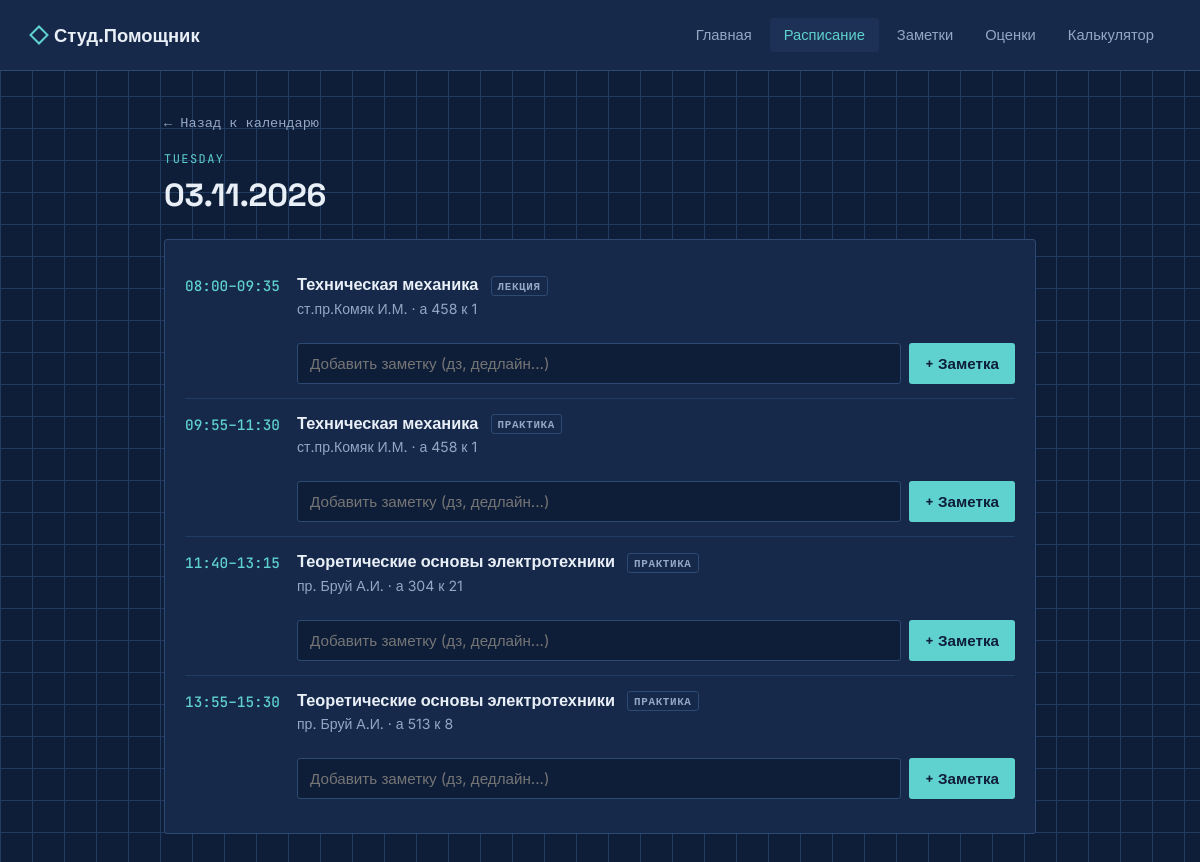
Screenshot of /schedule/2026-11-03 with the database file from the repository.
### models.py (models this page shows, shortened)
class Schedule(db.Model):
    __tablename__ = "schedule"
    id = db.Column(db.Integer, primary_key=True)
    date = db.Column(db.Date, nullable=False)
    day = db.Column(db.String(20), nullable=False)
    time_start = db.Column(db.String(5), nullable=False)
    time_end = db.Column(db.String(5), nullable=False)
    subject = db.Column(db.String(200), nullable=False)
    lesson_type = db.Column(db.String(50), nullable=True)
    teacher = db.Column(db.String(200), nullable=True)
    room = db.Column(db.String(50), nullable=True)
    notes = db.relationship("Note", backref="schedule", lazy=True)

### app.py (the view, shortened to what this page needs)
@app.route('/schedule/<date_str>', methods=['GET', 'POST'])
def schedule_day(date_str):
    try:
        selected_date = datetime.strptime(date_str, '%Y-%m-%d').date()
    except ValueError:
        return "Некорректная дата", 400
    lessons = Schedule.query.filter_by(date=selected_date).order_by(Schedule.time_start).all()
    return render_template('schedule_day.html', selected_date=selected_date, lessons=lessons)

### templates/schedule_day.html (shortened to what this page needs)
{% extends "base.html" %}
{% block content %}
    <a href="{{ url_for('schedule_calendar', year=selected_date.year, month=selected_date.month) }}" class="back-link">← Назад к календарю</a>
    <div class="eyebrow">{{ selected_date.strftime('%A').capitalize() }}</div>
    <h1>{{ selected_date.strftime('%d.%m.%Y') }}</h1>
    <div class="card" style="margin-top: 24px;">
        {% if lessons %}
            {% for lesson in lessons %}
                <div class="lesson" style="flex-direction: column; align-items: stretch;">
                    <div style="display: flex; gap: 16px;">
                        <div class="lesson-time mono">{{ lesson.time_start }}–{{ lesson.time_end }}</div>
                        <div class="lesson-body">
                            <div class="lesson-subject">
                                {{ lesson.subject }}
                                {% if lesson.lesson_type %}
                                    <span class="lesson-type">{{ lesson.lesson_type }}</span>
                                {% endif %}
                            </div>
                            <div class="lesson-meta">
                                {% if lesson.teacher %}{{ lesson.teacher }}{% endif %}
                                {% if lesson.room %} · {{ lesson.room }}{% endif %}
                            </div>
                        </div>
                    </div>
                    <form method="post" style="margin: 10px 0 0 112px;">
                        <div style="display: flex; gap: 8px;">
                            <input type="text" name="text" placeholder="Добавить заметку (дз, дедлайн...)" style="margin: 0;">
                            <button type="submit" class="btn" style="margin: 0; padding: 10px 16px; white-space: nowrap;">+ Заметка</button>
                        </div>
                    </form>
                </div>
            {% endfor %}
        {% else %}
            <div class="empty-state">В этот день пар нет</div>
        {% endif %}
    </div>
{% endblock %}

### static/style.css (style rules this page uses)
:root { --bg: #0F1E38; --bg-elevated: #16294A; --bg-elevated-2: #1C3155; --line: #2D4A72; --line-soft: #203C63; --accent: #5FD1CE; --accent-dim: #3A8B8A; --amber: #E8A33D; --text: #E9EFF6; --text-dim: #93A8C4; --text-faint: #5E7599; --radius: 3px; }
* { box-sizing: border-box; }
body { margin: 0; background-color: var(--bg); background-image: linear-gradient(var(--line-soft) 1px, transparent 1px), linear-gradient(90deg, var(--line-soft) 1px, transparent 1px); background-size: 32px 32px; color: var(--text); font-family: 'Inter', sans-serif; min-height: 100vh; }
h1, h2, h3 { font-family: 'Space Grotesk', sans-serif; font-weight: 700; margin: 0 0 0.5em 0; letter-spacing: -0.01em; }
a { color: var(--accent); text-decoration: none; }
.mono { font-family: 'JetBrains Mono', monospace; }
.eyebrow { font-family: 'JetBrains Mono', monospace; font-size: 0.75rem; letter-spacing: 0.12em; text-transform: uppercase; color: var(--accent); margin-bottom: 8px; }
.card { background: var(--bg-elevated); border: 1px solid var(--line); border-radius: var(--radius); padding: 20px; margin-bottom: 16px; }
.lesson { display: flex; gap: 16px; align-items: flex-start; padding: 14px 0; border-bottom: 1px solid var(--line-soft); }
.lesson:last-child { border-bottom: none; }
.lesson-time { font-family: 'JetBrains Mono', monospace; font-weight: 500; color: var(--accent); white-space: nowrap; min-width: 96px; font-size: 0.9rem; padding-top: 2px; }
.lesson-body { flex: 1; }
.lesson-subject { font-weight: 600; font-size: 1.02rem; }
.lesson-type { display: inline-block; font-family: 'JetBrains Mono', monospace; font-size: 0.68rem; text-transform: uppercase; letter-spacing: 0.06em; padding: 2px 6px; border: 1px solid var(--line); border-radius: var(--radius); color: var(--text-dim); margin-left: 8px; vertical-align: middle; }
.lesson-meta { color: var(--text-dim); font-size: 0.88rem; margin-top: 4px; }
input, select, textarea { width: 100%; background: var(--bg); border: 1px solid var(--line); color: var(--text); padding: 10px 12px; border-radius: var(--radius); font-family: 'Inter', sans-serif; font-size: 0.95rem; }
button.btn { font-family: 'Space Grotesk', sans-serif; font-weight: 600; background: var(--accent); color: var(--bg); border: none; padding: 11px 22px; border-radius: var(--radius); cursor: pointer; font-size: 0.95rem; margin-top: 18px; }
.back-link { display: inline-block; margin-bottom: 20px; font-family: 'JetBrains Mono', monospace; font-size: 0.85rem; color: var(--text-dim); }

### rows the page displays
Schedule: time_start "08:00", time_end "09:35", subject "Техническая механика", lesson_type "ЛЕКЦИЯ", teacher "ст.пр.Комяк И.М.", room "а 458 к 1"
Schedule: time_start "09:55", time_end "11:30", subject "Техническая механика", lesson_type "ПРАКТИКА", teacher "ст.пр.Комяк И.М.", room "а 458 к 1"
Schedule: time_start "11:40", time_end "13:15", subject "Теоретические основы электротехники", lesson_type "ПРАКТИКА", teacher "пр. Бруй А.И.", room "а 304 к 21"
Schedule: time_start "13:55", time_end "15:30", subject "Теоретические основы электротехники", lesson_type "ПРАКТИКА", teacher "пр. Бруй А.И.", room "а 513 к 8"

### other values shown
{{ selected_date.strftime('%A').capitalize() }} "TUESDAY"
{{ selected_date.strftime('%d.%m.%Y') }} "03.11.2026"
